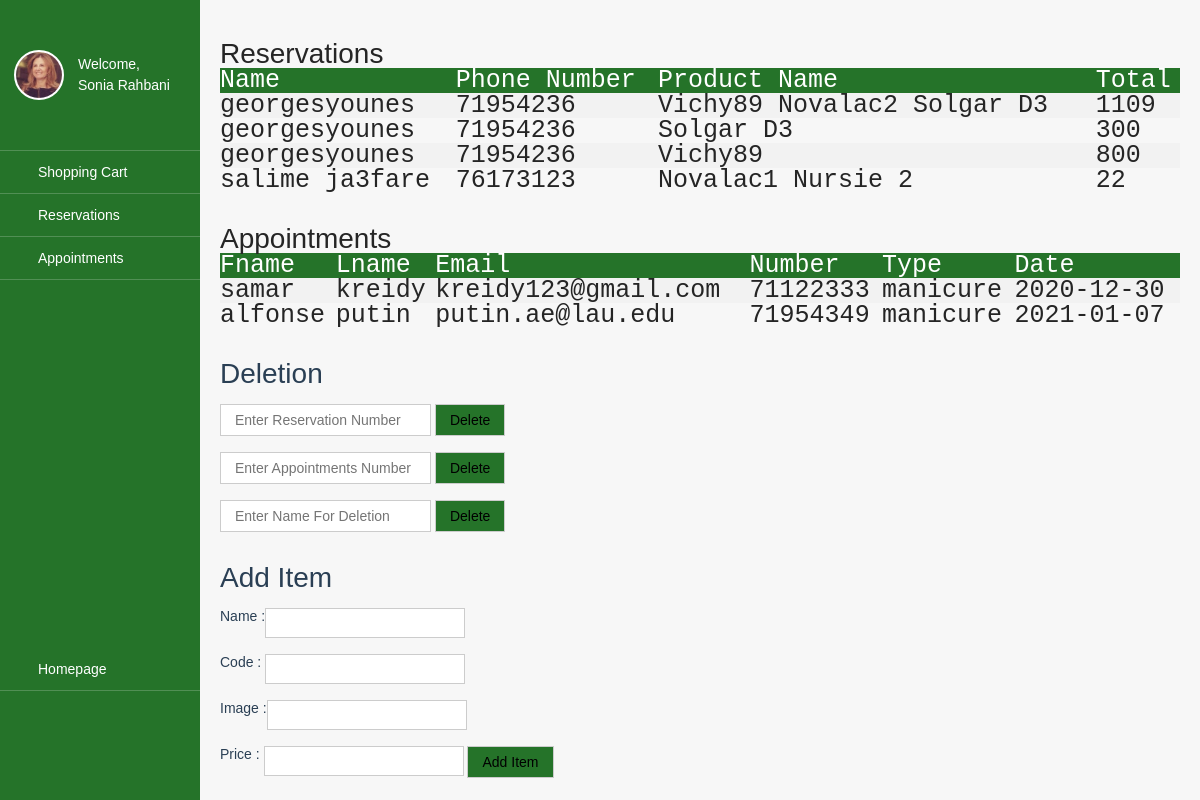
/tables.php, run on the app's committed database.
### tables this page shows
CREATE TABLE `reservations` (
  `name` varchar(50) NOT NULL,
  `pnumber` varchar(20) NOT NULL,
  `product_name` varchar(50) NOT NULL,
  `total` double NOT NULL,
  `id` int(11) NOT NULL
);

CREATE TABLE `appointments` (
  `userID` int(11) NOT NULL,
  `fname` varchar(40) NOT NULL,
  `lname` varchar(40) NOT NULL,
  `email` varchar(40) NOT NULL,
  `pnumber` varchar(40) NOT NULL,
  `appointment` varchar(40) NOT NULL,
  `adate` date NOT NULL,
  `time` varchar(40) NOT NULL
);

### tables.php (the view, shortened to what this page needs)
<!DOCTYPE html>
<html>
<head>
	<link rel="stylesheet" type="text/css" href="tables.css">
</head>
<body>
<div class="container">
    <div class="sideArea">
        <div class="avatar">
            <img src="img/member1.jpg" alt="">
            <div class="avatarName">Welcome,<br>Sonia Rahbani</div>
        </div>
        <ul class="sideMenu">
            <li><a href="javascript:void(0)" class="has-submenu"><span class="fa fa-table"></span>Shopping Cart</a>
            </li>
            <li><a href="javascript:void(0)" class="has-submenu"><span class="fa fa-table"></span>Reservations</a>
            </li>
            <li><a href="javascript:void(0)" class="has-submenu"><span class="fa fa-table"></span>Appointments</a>
            </li>
<br><br><br><br><br><br><br><br><br><br><br><br><br><br><br><br><br><br><br><br><br><br><br>
 <li><a href="index.html" class="has-submenu"><span class="fa fa-table"></span>Homepage</a>
        </ul>
    </div>
    <div class="mainArea">
        <div class="mainContent">
<div id="reservations" >
<h1 style="color:#252525;">Reservations</h1>
<table>
<tr>
<th>Name</th>
<th>Phone Number</th>
<th>Product Name</th>
<th>Total</th>
</tr>
<?php
$conn = mysqli_connect("localhost", "root", "", "blog_samples");
$sql = "SELECT name, pnumber, product_name,total FROM reservations";
$result = $conn->query($sql);
if ($result->num_rows > 0) {
while($row = $result->fetch_assoc()) {
echo "<tr><td>" . $row["name"]. "</td><td>" . $row["pnumber"] . "</td><td>" . $row["product_name"] . "</td><td>" . $row["total"] . "</td><td>";
}
 echo "</table>";
} else { echo "0 results"; }
?>
</div>
<br><br>
<div id="appointments" 	>
<h1 style="color:#252525;">Appointments</h1>
<table>
<tr>
<th>Fname</th>
<th>Lname</th>
<th>Email</th>
<th>Number</th>
<th>Type</th>
<th>Date</th>
</tr>
<?php
$conn = mysqli_connect("localhost", "root", "", "rahbanipharmacy");
$sql = "SELECT fname, lname, email, pnumber, appointment, adate FROM appointments";
$result = $conn->query($sql);
if ($result->num_rows > 0) {
while($row = $result->fetch_assoc()) {
echo "<tr><td>" . $row["fname"]. "</td><td>" . $row["lname"] . "</td><td>" . $row["email"] . "</td><td>" . $row["pnumber"] . "</td><td>" . $row["appointment"] . "</td><td>" . $row["adate"] . "</td><td>";
}
 echo "</table>";
} else { echo "0 results"; }
?>
</div>
 <br><br>
<h1>Deletion</h1><br>
<div id="dreservation" >
<form method="POST"   action="tables.php?action=deletereserv">
<input type="text" name="deleteR" placeholder="Enter Reservation Number">
<input type="submit" value="Delete" style="background-color: #257329">
</form>
</div>
<br>
<div id="dappointment" >
<form method="POST"   action="tables.php?action=deleteappo">
<input type="text" name="deleteA" placeholder="Enter Appointments Number">
<input type="submit" value="Delete" style="background-color: #257329">
</form>
</div>
     <br>
<div id="ditem" style=>
<form method="POST"   action="tables.php?action=deleteitem">
<input type="text" name="deleteI" placeholder="Enter Name For Deletion">
<input type="submit" value="Delete" style="background-color: #257329">
</form>
</div>
<br><br>
<h1>Add Item</h1>
<br>
<div id="additem" >
<form method="POST" action="tables.php?action=add">
Name    :<input type="text" name="name" style="height: 30px; width: 200px;"><br><br>
Code    : <input type="text" name="code" style="height: 30px; width: 200px;"><br><br>
Image   :<input type="text" name="img" style="height: 30px; width: 200px;"><br><br>
Price   :  <input type="text" name="price" style="height: 30px; width: 200px;"> <input type="submit" value="Add Item" style="background-color: #257329">
</form>
</div>
        </div>
    </div>
</div>
</body>
</html>

### tables.css (style rules this page uses)
table { border-collapse: collapse; width: 100%; color: #252525; font-family: monospace; font-size: 25px; text-align: left; }
th { background-color: #257329; color: white; }
tr:nth-child(even) { background-color: #f2f2f2 }
h1, h2, h3, h4, h5, h6, p, dt, dd, th, td, li, a { line-height: 1; font-weight: normal; }
body, h1, h2, h3, h4, h5, h6, p, dl, dt, dd, table, tr, thead, tbody, th, td, ul, li, a { margin: 0; padding: 0; }
ul { list-style: none; }
a, a:hover, a:focus, a:visited { display: inline-block; text-decoration: none; }
a { color: inherit; font-size: inherit; font-weight: inherit; line-height: inherit; }
input, textarea, select, button { font-size: 1em; border: 1px solid #ccc; outline: none; padding: 0.5em 1em; vertical-align: top; }
input[type="submit"], button { cursor: pointer; }
img { display: inline-block; max-width: 100%; }
body { font-family: Arial, sans-serif; }
body { font-family: 'SFU Futura', Arial, sans-serif; font-size: 14px; color: #2a3f54; background: #f7f7f7; }
.container { display: flex; display: -webkit-flex; padding-left: 200px; transition: 0.5s; }
.avatar { margin: 50px 1em; position: relative; display: table; }
.avatar img { display: table-cell; width: 50px; height: 50px; border-radius: 50%; background: #fff; border: 2px solid #fff; overflow: hidden; }
.avatarName { display: table-cell; vertical-align: middle; padding-left: 1em; color: #fff; line-height: 1.5; }
.sideArea { width: 200px; min-width: 200px; background: #257329; position: fixed; top: 0; bottom: 0; left: 0; transition: 0.5s; }
.sideArea li>a { display: block; color: #fff; padding: 1em; border-bottom: 1px solid rgba(255,255,255,0.2); }
.sideMenu { border-top: 1px solid rgba(255,255,255,0.2); }
.mainArea { width: 100%; overflow: hidden; }
.mainContent { padding: 20px; }

### data on the page
reservations: name "georgesyounes", pnumber "71954236", product_name "Vichy89 Novalac2 Solgar D3", total "1109"
reservations: name "georgesyounes", pnumber "71954236", product_name "Solgar D3", total "300"
reservations: name "georgesyounes", pnumber "71954236", product_name "Vichy89", total "800"
reservations: name "salime ja3fare", pnumber "76173123", product_name "Novalac1 Nursie 2", total "22"
appointments: fname "samar", lname "kreidy", email "kreidy123@gmail.com", pnumber "71122333", appointment "manicure", adate "2020-12-30"
appointments: fname "alfonse", lname "putin", email "putin.ae@lau.edu", pnumber "71954349", appointment "manicure", adate "2021-01-07"
